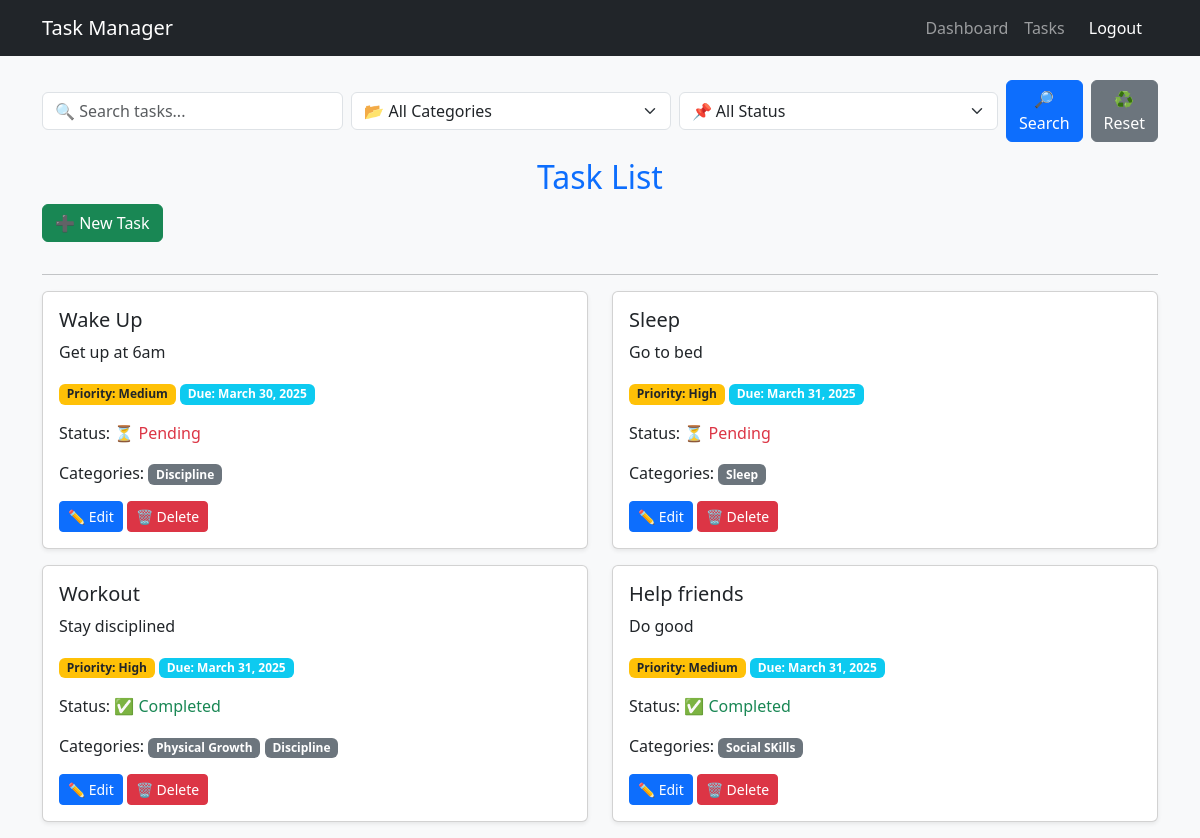
The app's page /tasks (signed in), older data.
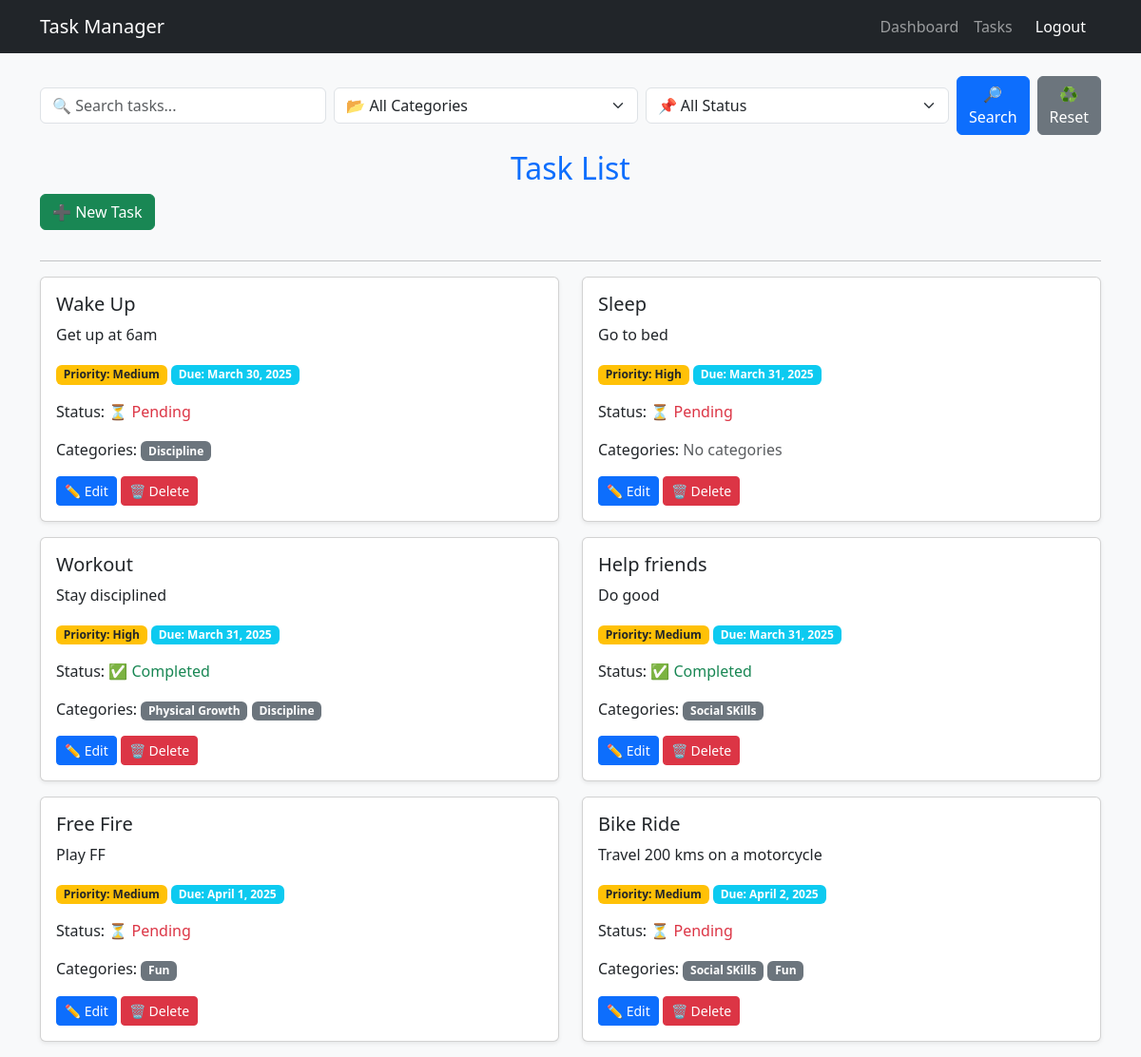
The same page, newer data.
### tasks/models.py (models this page shows, shortened)
class Task(models.Model):
    title = models.CharField(max_length=200)
    description = models.TextField(blank=True)
    priority_choices = [('High', 'High'), ('Medium', 'Medium'), ('Low', 'Low')]
    priority = models.CharField(max_length=10, choices=priority_choices, default='Medium')
    due_date = models.DateField(null=True, blank=True)
    completed = models.BooleanField(default=False)
    user = models.ForeignKey(User, on_delete=models.CASCADE)
    categories = models.ManyToManyField(Category, blank=True)

class Category(models.Model):
    user = models.ForeignKey(User, on_delete=models.CASCADE, default=1)
    name = models.CharField(max_length=100)
    def __str__(self):
        return self.name

### tasks/views.py (the view)
# urls.py: path('tasks', task_list, name='task_list'),  # Default view after login
@login_required
def task_list(request):
    tasks = Task.objects.filter(user=request.user)  # Get only the user's tasks
    categories = Category.objects.all()  # Get all categories
    category_id = request.GET.get("category")
    status_filter = request.GET.get("status")
    search_query = request.GET.get("search")
    if category_id:
        tasks = tasks.filter(categories__id=category_id)
    if status_filter == "completed":
        tasks = tasks.filter(completed=True)
    elif status_filter == "pending":
        tasks = tasks.filter(completed=False)
    if search_query:
        tasks = tasks.filter(title__icontains=search_query)
    if request.method == "POST":
        form = TaskForm(request.POST)
        if form.is_valid():
            task = form.save(commit=False)  # Create task (not saved yet)
            task.user = request.user
            task.save()  # Save task (assigns ID)
            if "categories" in form.cleaned_data:
                selected_categories = form.cleaned_data["categories"]
                task.categories.set(selected_categories)
            new_category_name = form.cleaned_data.get("new_category")
            if new_category_name:
                category, created = Category.objects.get_or_create(name=new_category_name)
                task.categories.add(category)
            return redirect("task_list")
        else:
            print(form.errors)  # Debugging line to see form validation errors
    else:
        form = TaskForm()
    return render(
        request,
        "tasks/task_list.html",
        {"tasks": tasks, "categories": categories, "form": form},
    )

### tasks/forms.py (shortened to what this page needs)
class TaskForm(forms.ModelForm):
    categories = forms.ModelMultipleChoiceField(
        queryset=Category.objects.all(),
        widget=forms.CheckboxSelectMultiple,
        required=False
    )
    new_category = forms.CharField(
        max_length=100,
        required=False,
        label="New Category"
    )
    class Meta:
        model = Task
        fields = ['title', 'description', 'priority', 'due_date', 'completed', 'categories']
        widgets = {
            'due_date': forms.DateInput(attrs={'type': 'date'})
        }

### tasks/templates/tasks/task_list.html (shortened to what this page needs)
{% extends 'tasks/base.html' %}
{% block content %}
<form id="search-filter-form" method="GET" class="mb-3 d-flex align-items-center gap-2">
    <input type="text" name="search" id="search-input" class="form-control" placeholder="🔍 Search tasks..." value="{{ request.GET.search }}">
    <select name="category" id="category-filter" class="form-select">
        <option value="">📂 All Categories</option>
    </select>
    <select name="status" id="status-filter" class="form-select">
        <option value="">📌 All Status</option>
    </select>
    <button type="submit" class="btn btn-primary">🔎 Search</button>
    <button type="button" id="reset-btn" class="btn btn-secondary">♻ Reset</button>
</form>
<h2 class="text-center text-primary">Task List</h2>
<button type="button" class="btn btn-success mb-3" data-bs-toggle="modal" data-bs-target="#taskModal">
    ➕ New Task
</button>
<hr>
<div class="row">
    {% for task in tasks %}
    <div class="col-md-6">
        <div class="card mb-3 shadow-sm animated-task">
            <div class="card-body">
                <h5 class="card-title">{{ task.title }}</h5>
                <p class="card-text">{{ task.description }}</p>
                <p class="badge bg-warning text-dark">Priority: {{ task.priority }}</p>
                <p class="badge bg-info text-white">Due: {{ task.due_date }}</p>
                <p>Status:
                    {% if task.completed %} ✅ <span class="text-success">Completed</span>
                    {% else %} ⏳ <span class="text-danger">Pending</span>
                    {% endif %}
                </p>
                <p>Categories:
                    {% for category in task.categories.all %}
                        <span class="badge bg-secondary">{{ category.name }}</span>
                    {% empty %}
                        <span class="text-muted">No categories</span>
                    {% endfor %}
                </p>
                <a href="{% url 'edit_task' task.id %}" class="btn btn-primary btn-sm">✏ Edit</a>
                <a href="{% url 'delete_task' task.id %}" class="btn btn-danger btn-sm delete-task" data-task-id="{{ task.id }}">🗑 Delete</a>
            </div>
        </div>
    </div>
    {% empty %}
        <p class="text-center text-muted">No tasks available.</p>
    {% endfor %}
</div>
{% endblock %}

### tasks/templates/tasks/base.html (shortened to what this page needs)
<!DOCTYPE html>
<html lang="en">
<head>
    <link rel="stylesheet" href="https://cdn.jsdelivr.net/npm/bootstrap@5.3.0/dist/css/bootstrap.min.css">
</head>
<body class="bg-light">
    <nav class="navbar navbar-expand-lg navbar-dark bg-dark">
        <div class="container">
            <a class="navbar-brand" href="{% url 'task_list' %}">Task Manager</a>
            <div class="collapse navbar-collapse" id="navbarNav">
                <ul class="navbar-nav ms-auto">
                    <li class="nav-item">
                        <a class="nav-link" href="{% url 'dashboard' %}">Dashboard</a>
                    </li>
                    <li class="nav-item">
                        <a class="nav-link" href="{% url 'task_list' %}">Tasks</a>
                    </li>
                    <li class="nav-item">
                        <a class="nav-link btn btn-danger text-white px-3" href="{% url 'logout' %}">Logout</a>
                    </li>
                </ul>
            </div>
        </div>
    </nav>
    <div class="container mt-4">
        {% block content %}{% endblock %}
    </div>
</body>
</html>

Row changes from the older to the newer data that the page shows:
removed Category: name "Sleep", shown under Task "Sleep"
shown differently, row unchanged: Task "Sleep": now shows "No categories"
added Task: title "Free Fire", description "Play FF", priority "Medium", due_date "April 1, 2025", completed "Pending"
added Category: name "Fun"
added Task: title "Bike Ride", description "Travel 200 kms on a motorcycle", priority "Medium", due_date "April 2, 2025", completed "Pending", Category (name "Social SKills")
